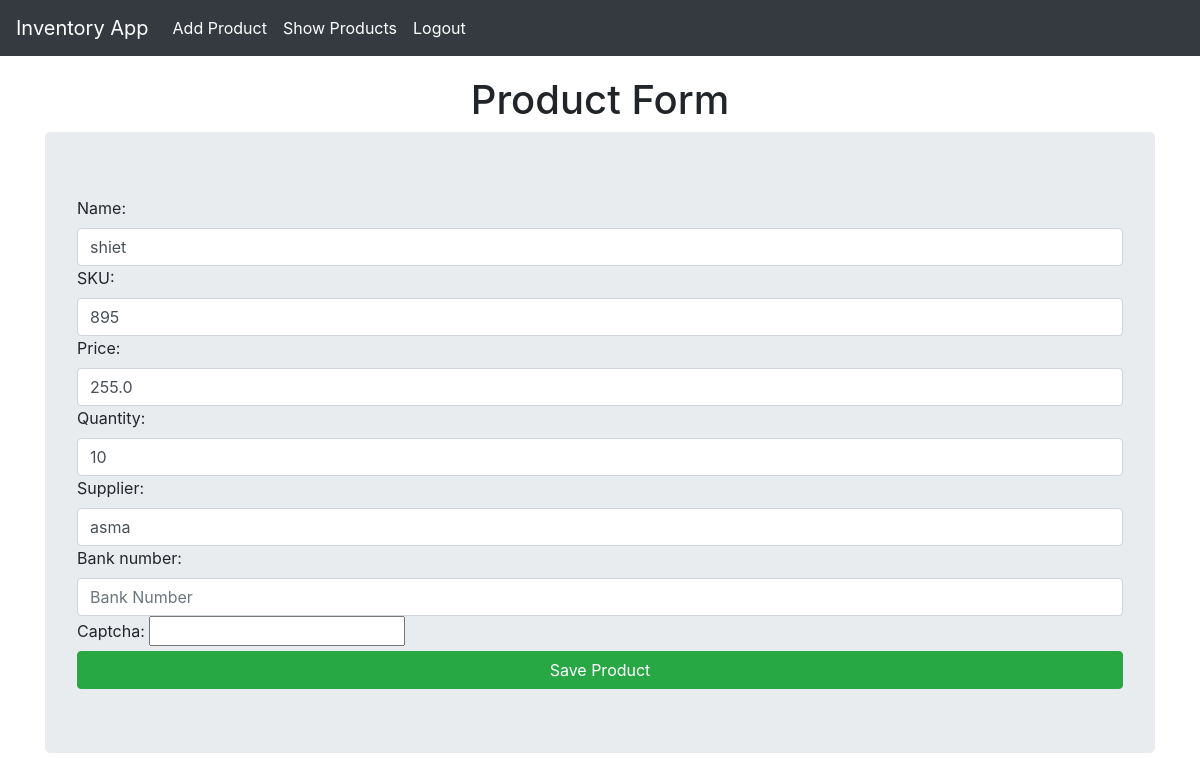
The app's page /update/1/ with its own data.
### Core/models.py (models this page shows, shortened)
class Product(models.Model):
    product_id = models.AutoField(primary_key=True)
    name = models.CharField(max_length=100)
    sku = models.CharField(max_length=50, unique = True)
    price = models.FloatField()
    quantity = models.IntegerField()
    supplier = models.CharField(max_length=100)
    bank_number = models.BinaryField()

### Core/views.py (the view)
# urls.py: path('update/<int:product_id>/', views.product_update_view, name="product_update"),
def product_update_view(request, product_id):
    product = Product.objects.get(product_id=product_id)
    form = ProductForm(instance=product)
    if request.method == "POST":
        form = ProductForm(request.POST, instance=product)
        if form.is_valid():
            form.save()
            return redirect('product_list')
    if product.bank_number:
        decrypted_bank_number = product.decrypt_bank_number()
        form.fields['bank_number'].initial = decrypted_bank_number
    return render(request, 'invapp/product_form.html', {'form': form})

### templates/invapp/product_form.html (shortened to what this page needs)
{% extends "invapp/layout.html" %}
{% block content %}
<h1 class="text-center">Product Form</h1>
<form method="POST" class="jumbotron">
    {{form}}
    <button class="btn btn-success btn-block" type="submit">Save Product</button>
</form>
{% endblock %}

### templates/invapp/layout.html (style rules this page uses)
body { padding-top: 56px; }

### records on screen
Product: name "shiet", sku "895", price "255.0", quantity "10", supplier "asma"
